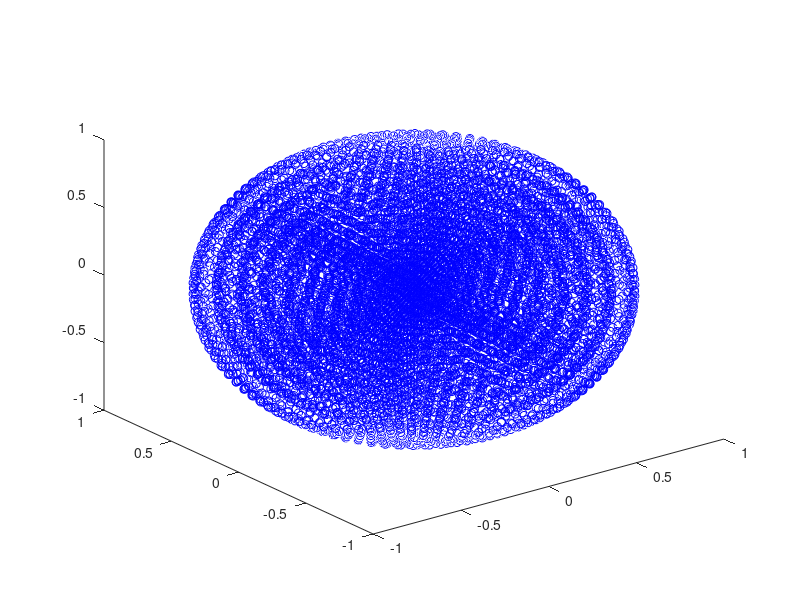

MATLAB code for this plot: (Note: this script raises an error after producing the figure.)
function test53

clear
clc

%------------------------------

nx=20;
ny=20;
nz=20;

nex=nx-1;
ney=ny-1;
nez=nz-1;
ne=nex*ney*nez;
nexney=nex*ney;

n=nx*ny*nz;

x_coord=linspace(-1,1,nx);
y_coord=linspace(-1,1,ny);
z_coord=linspace(-1,1,nz);
X=zeros(1,n);
Y=zeros(1,n);
Z=zeros(1,n);
node=0;
for zth=1:1:nz
    for yth=1:1:ny
        for xth=1:1:nx
            node=node+1;
            X(node)=x_coord(xth);
            Y(node)=y_coord(yth);
            Z(node)=z_coord(zth);
        end
    end
end

%------------------------------

xyz_cube=[X' Y' Z'];
xyz_sphere=zeros(n,3);
for i=1:1:n
    xyz_sphere(i,:)=map_to_sphere_with_ratio(xyz_cube(i,:));
end
plot3(xyz_sphere(:,1),xyz_sphere(:,2),xyz_sphere(:,3),'bo')



eTest=1;

[eX,eY,eZ]=get_eXYZ_3d(eTest,nex,nx,ny,nexney,xyz_sphere(:,1),xyz_sphere(:,2),xyz_sphere(:,3));

hold on
for i=1:1:8
    plot3(eX(i),eY(i),eZ(i),'r*')
end
hold off


end

function sol=map_to_sphere_with_ratio(xyz)
ratio=max(abs(xyz));
dist2wall=dist_from_origin(xyz/ratio);
stretch=1/dist2wall;
sol=xyz*stretch;
end

function sol=dist_from_origin(xyz)
sol=sqrt(sum(xyz.^2));
end